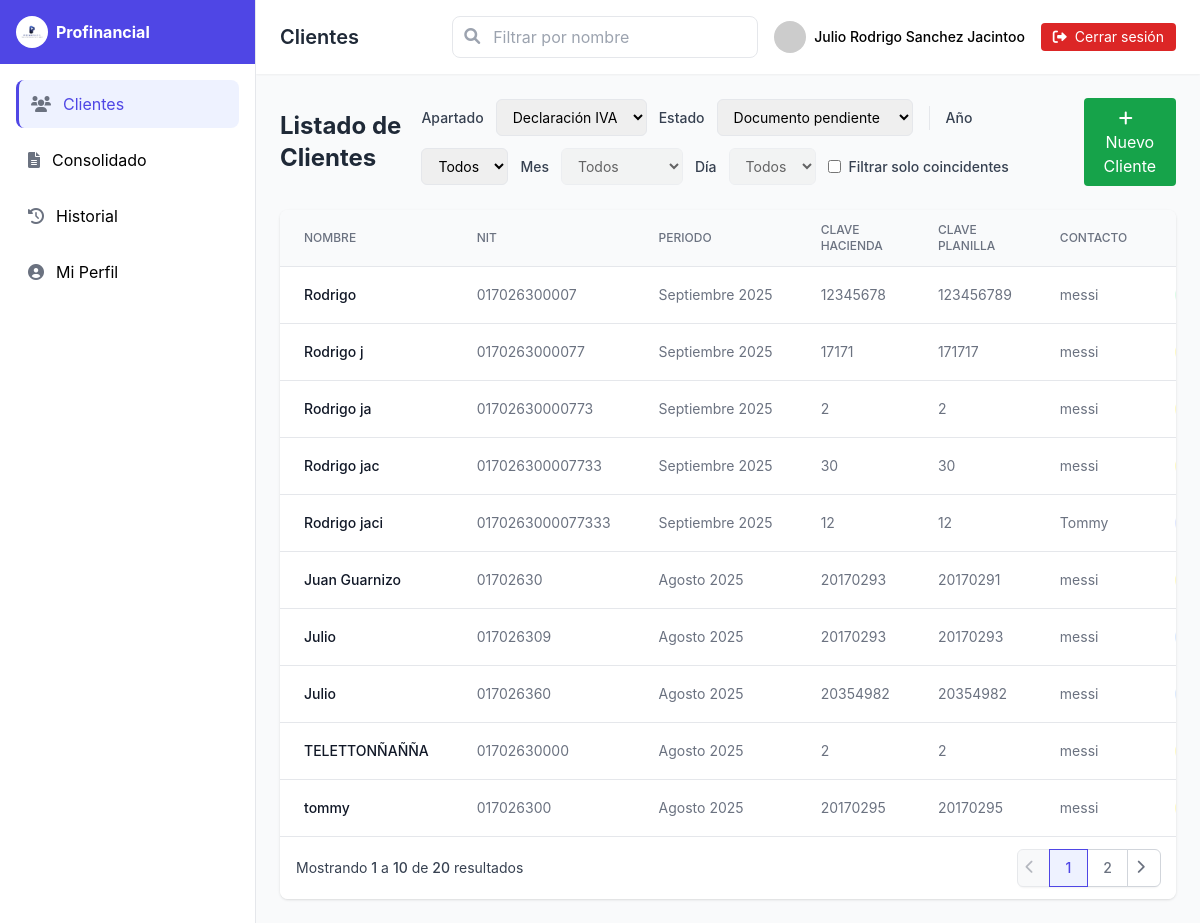
/cliente/index.php (signed in), run on the app's committed database.
### tables this page shows
CREATE TABLE IF NOT EXISTS `clientes` (
  `id` bigint NOT NULL AUTO_INCREMENT,
  `nombre` varchar(160) NOT NULL,
  `nit` varchar(32) DEFAULT NULL,
  `nrc` varchar(32) DEFAULT NULL,
  `contacto` varchar(120) DEFAULT NULL,
  `telefono` varchar(40) DEFAULT NULL,
  `email` varchar(160) DEFAULT NULL,
  `clave_hacienda` varchar(64) DEFAULT NULL,
  `clave_planilla` varchar(64) DEFAULT NULL,
  `contador` varchar(120) DEFAULT NULL,
  `direccion` varchar(255) DEFAULT NULL,
  `activo` tinyint(1) NOT NULL DEFAULT '1',
  `creado_en` timestamp NOT NULL DEFAULT CURRENT_TIMESTAMP,
  `actualizado_en` timestamp NULL DEFAULT NULL ON UPDATE CURRENT_TIMESTAMP,
  `declaracion_iva` enum('documento pendiente','pendiente de procesar','en proceso','presentada','pagada') DEFAULT 'documento pendiente',
  `declaracion_pa` enum('documento pendiente','pendiente de procesar','en proceso','presentada','pagada') DEFAULT 'documento pendiente',
  `declaracion_planilla` enum('documento pendiente','pendiente de procesar','en proceso','presentada','pagada') DEFAULT 'documento pendiente',
  `declaracion_contabilidad` enum('documento pendiente','pendiente de procesar','en proceso','presentada') DEFAULT 'pendiente de procesar',
  PRIMARY KEY (`id`),
  UNIQUE KEY `uk_clientes_ident` (`nit`,`nrc`),
  KEY `idx_clientes_nombre` (`nombre`),
  KEY `idx_declaracion_iva` (`declaracion_iva`),
  KEY `idx_declaracion_pa` (`declaracion_pa`),
  KEY `idx_declaracion_planilla` (`declaracion_planilla`),
  KEY `idx_declaracion_contabilidad` (`declaracion_contabilidad`)
);

### cliente/index.php (the view, shortened to what the rows shown need)
<?php
$DB_HOST='localhost';
$DB_NAME='profinancial_crm';
$DB_USER='root';
$DB_PASS='';
function h($s){ return htmlspecialchars((string)$s, ENT_QUOTES, 'UTF-8'); }
$rowsPerPage = 10;
$currentPage = isset($_GET['page']) ? max(1, (int)$_GET['page']) : 1;
$offset = ($currentPage - 1) * $rowsPerPage;
try {
  $pdo = new PDO(
    "mysql:host=$DB_HOST;dbname=$DB_NAME;charset=utf8mb4",
    $DB_USER, $DB_PASS,
    [ PDO::ATTR_ERRMODE => PDO::ERRMODE_EXCEPTION ]
  );
  $sql = "
    SELECT
      c.id   AS cliente_id,
      c.nombre AS cliente_nombre,
      c.nit, c.contacto, c.telefono, c.email,
      c.clave_hacienda,
      c.clave_planilla,
      c.contador,
      c.direccion,
      c.nrc,
      per.anio, per.mes,
      -- Determina si es cliente nuevo (sin periodos)
      CASE WHEN per.id IS NULL THEN 1 ELSE 0 END AS cliente_nuevo,
      MAX(CASE WHEN tf.codigo='IVA'
           THEN CASE WHEN p.pagado=1 THEN 'pagada'
                     WHEN p.presentado=1 THEN 'presentada'
                     ELSE 'pendiente' END END) AS iva,
      MAX(CASE WHEN tf.codigo IN ('RENTA','PA')
           THEN CASE WHEN (p.presentado=1 OR p.pagado=1) THEN 'realizado'
                     ELSE 'pendiente' END END) AS pa,
      MAX(CASE WHEN tf.codigo='PLANILLA'
           THEN CASE WHEN p.pagado=1 THEN 'pagada'
                     ELSE 'pendiente' END END) AS planilla,
      MAX(CASE WHEN tf.codigo IN ('CONTAB','CONTABILIDAD')
           THEN CASE WHEN (p.presentado=1 OR p.pagado=1) THEN 'realizado'
                     ELSE 'pendiente' END END) AS conta,
      -- NUEVAS COLUMNAS AGREGADAS
      c.declaracion_iva,
      c.declaracion_pa,
      c.declaracion_planilla,
      c.declaracion_contabilidad
    FROM clientes c
    LEFT JOIN periodos per        ON per.cliente_id=c.id
    LEFT JOIN presentaciones p    ON p.periodo_id=per.id
    LEFT JOIN tipos_formulario tf ON tf.id=p.tipo_formulario_id
    WHERE per.anio IS NOT NULL AND per.mes IS NOT NULL
    GROUP BY
      c.id, c.nombre, c.nit, c.contacto, c.telefono, c.email,
      c.clave_hacienda, c.clave_planilla, c.contador, c.direccion, c.nrc,
      per.anio, per.mes
    ORDER BY per.anio DESC, per.mes DESC, c.nombre ASC
    LIMIT $offset, $rowsPerPage
  ";
  $rows = $pdo->query($sql)->fetchAll(PDO::FETCH_ASSOC);
} catch (Throwable $e) {
  http_response_code(500);
  echo '<!doctype html><meta charset="utf-8"><pre style="padding:16px;color:#b91c1c">';
  echo "Error conectando a la BD: ".h($e->getMessage());
  echo '</pre>'; exit;
}
function fechaPeriodo($anio,$mes){
  return sprintf('%04d-%02d-01',(int)$anio,(int)$mes);
}
?>
<!DOCTYPE html>
<html lang="es">
<head>
    <script src="https://cdn.tailwindcss.com"></script>
    <link href="https://cdnjs.cloudflare.com/ajax/libs/font-awesome/6.0.0-beta3/css/all.min.css" rel="stylesheet">
</head>
<body class="bg-gray-50">
    <div class="flex h-screen">
        <div class="flex-1 flex flex-col overflow-hidden">
            <header class="bg-white shadow-sm">
                <div class="px-6 py-4 flex items-center justify-between">
                    <h1 class="text-xl font-semibold text-gray-800" id="page-title">Clientes</h1>
                </div>
            </header>
            <main class="flex-1 overflow-y-auto p-6">
                <div class="flex flex-col lg:flex-row lg:items-center lg:justify-between gap-4 mb-6">
                    <h2 class="text-2xl font-bold text-gray-800">Listado de Clientes</h2>
                </div>
                <div class="bg-white rounded-lg shadow overflow-hidden">
                    <div class="overflow-x-auto">
                        <table id="tablaClientes" class="min-w-full divide-y divide-gray-200">
                            <thead class="bg-gray-50">
                                <tr>
                                    <th class="px-6 py-3 text-left text-xs font-medium text-gray-500 uppercase">Nombre</th>
                                    <th class="px-6 py-3 text-left text-xs font-medium text-gray-500 uppercase">NIT</th>
                                    <th class="px-6 py-3 text-left text-xs font-medium text-gray-500 uppercase">Periodo</th>
                                    <th class="px-6 py-3 text-left text-xs font-medium text-gray-500 uppercase">Clave Hacienda</th>
                                    <th class="px-6 py-3 text-left text-xs font-medium text-gray-500 uppercase">Clave Planilla</th>
                                    <th class="px-6 py-3 text-left text-xs font-medium text-gray-500 uppercase">Contacto</th>
                                    <th class="px-6 py-3 text-left text-xs font-medium text-gray-500 uppercase">Declaración IVA</th>
                                </tr>
                            </thead>
                            <tbody class="bg-white divide-y divide-gray-200">
                                <?php if (!empty($rows)): ?>
                                  <?php foreach ($rows as $r):
                                    $fecha = fechaPeriodo($r['anio'],$r['mes']);
                                    $iva = strtolower($r['declaracion_iva'] ?? $r['iva'] ?? 'pendiente');
                                    $pa  = strtolower($r['declaracion_pa'] ?? $r['pa'] ?? 'pendiente');
                                    $pla = strtolower($r['declaracion_planilla'] ?? $r['planilla'] ?? 'pendiente');
                                    $con = strtolower($r['declaracion_contabilidad'] ?? $r['conta'] ?? 'pendiente');
                                    $meses = [
                                        1 => 'Enero', 2 => 'Febrero', 3 => 'Marzo', 4 => 'Abril',
                                        5 => 'Mayo', 6 => 'Junio', 7 => 'Julio', 8 => 'Agosto',
                                        9 => 'Septiembre', 10 => 'Octubre', 11 => 'Noviembre', 12 => 'Diciembre'
                                    ];
                                    $periodo_texto = $r['anio'] && $r['mes'] ?
                                        $meses[$r['mes']] . ' ' . $r['anio'] : 'Sin periodo';
                                  ?>
                                  <tr
                                    data-fecha="<?=h($fecha)?>"
                                    data-iva="<?=h($iva)?>"
                                    data-pa="<?=h($pa)?>"
                                    data-planilla="<?=h($pla)?>"
                                    data-conta="<?=h($con)?>"
                                    data-cliente-id="<?=h($r['cliente_id'])?>"
                                    data-nombre="<?=h($r['cliente_nombre'])?>"
                                    data-nit="<?=h($r['nit'])?>"
                                    data-nrc="<?=h($r['nrc'])?>"
                                    data-contacto="<?=h($r['contacto'])?>"
                                    data-telefono="<?=h($r['telefono'])?>"
                                    data-email="<?=h($r['email'])?>"
                                    data-clave-hacienda="<?=h($r['clave_hacienda'])?>"
                                    data-clave-planilla="<?=h($r['clave_planilla'])?>"
                                    data-contador="<?=h($r['contador'])?>"
                                    data-direccion="<?=h($r['direccion'])?>"
                                    data-anio="<?=h($r['anio'])?>"
                                    data-mes="<?=h($r['mes'])?>"
                                  >
                                    <td class="px-6 py-4 whitespace-nowrap text-sm font-medium text-gray-900"><?=h($r['cliente_nombre'])?></td>
                                    <td class="px-6 py-4 whitespace-nowrap text-sm text-gray-500"><?=h($r['nit'])?></td>
                                    <td class="px-6 py-4 whitespace-nowrap text-sm text-gray-500"><?=h($periodo_texto)?></td>
                                    <td class="px-6 py-4 whitespace-nowrap text-sm text-gray-500"><?=h($r['clave_hacienda'] ?? '-')?></td>
                                    <td class="px-6 py-4 whitespace-nowrap text-sm text-gray-500"><?=h($r['clave_planilla'] ?? '-')?></td>
                                    <td class="px-6 py-4 whitespace-nowrap text-sm text-gray-500"><?=h($r['contacto'])?></td>
                                    <td class="px-6 py-4 whitespace-nowrap text-sm"><span class="estado-badge" data-col="iva"></span></td>
                                  </tr>
                                  <?php endforeach; ?>
                                <?php else: ?>
                                  <tr><td colspan="12" class="px-6 py-4 text-sm text-gray-500">No hay datos para mostrar.</td></tr>
                                <?php endif; ?>
                            </tbody>
                        </table>
                    </div>
                </div>
            </main>
        </div>
    </div>
</body>
</html>

### data on the page
clientes: nombre "Rodrigo", nit "017026300007", periodo_texto "Septiembre 2025", clave_hacienda "12345678", clave_planilla "123456789", contacto "messi"
clientes: nombre "Rodrigo j", nit "0170263000077", periodo_texto "Septiembre 2025", clave_hacienda "17171", clave_planilla "171717", contacto "messi"
clientes: nombre "Rodrigo ja", nit "01702630000773", periodo_texto "Septiembre 2025", clave_hacienda "2", clave_planilla "2", contacto "messi"
clientes: nombre "Rodrigo jac", nit "017026300007733", periodo_texto "Septiembre 2025", clave_hacienda "30", clave_planilla "30", contacto "messi"
clientes: nombre "Rodrigo jaci", nit "0170263000077333", periodo_texto "Septiembre 2025", clave_hacienda "12", clave_planilla "12", contacto "Tommy"
clientes: nombre "Juan Guarnizo", nit "01702630", periodo_texto "Agosto 2025", clave_hacienda "20170293", clave_planilla "20170291", contacto "messi"
clientes: nombre "Julio", nit "017026309", periodo_texto "Agosto 2025", clave_hacienda "20170293", clave_planilla "20170293", contacto "messi"
clientes: nombre "Julio", nit "017026360", periodo_texto "Agosto 2025", clave_hacienda "20354982", clave_planilla "20354982", contacto "messi"
clientes: nombre "TELETTONÑAÑÑA", nit "01702630000", periodo_texto "Agosto 2025", clave_hacienda "2", clave_planilla "2", contacto "messi"
clientes: nombre "tommy", nit "017026300", periodo_texto "Agosto 2025", clave_hacienda "20170295", clave_planilla "20170295", contacto "messi"

### other printed values
$_SESSION["usuario"]["nombre"] "Julio Rodrigo Sanchez Jacintoo"
$offset + 1 "1"
min($offset + $rowsPerPage, $totalRows) "10"
$totalRows "20"
